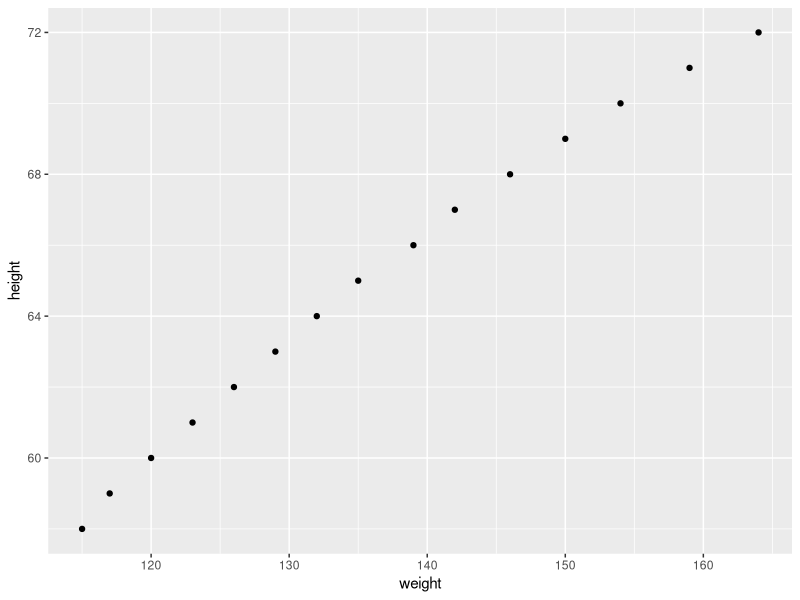
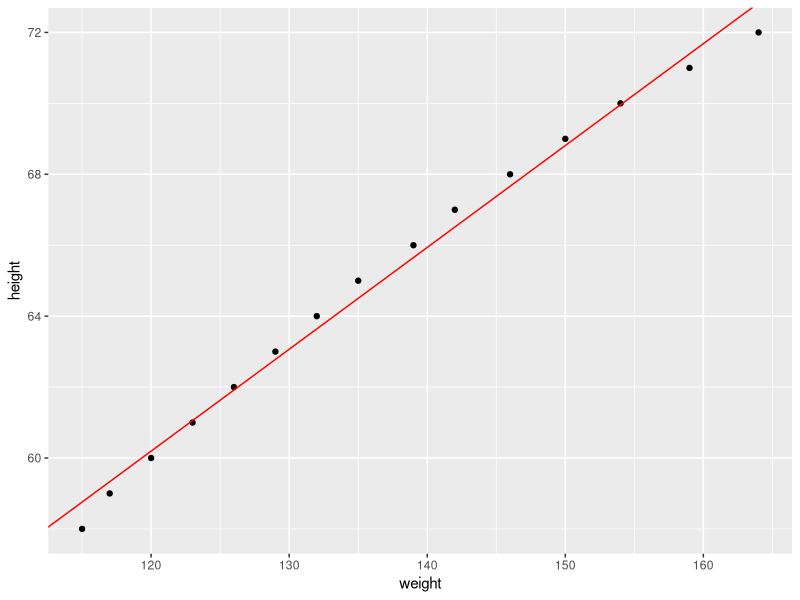
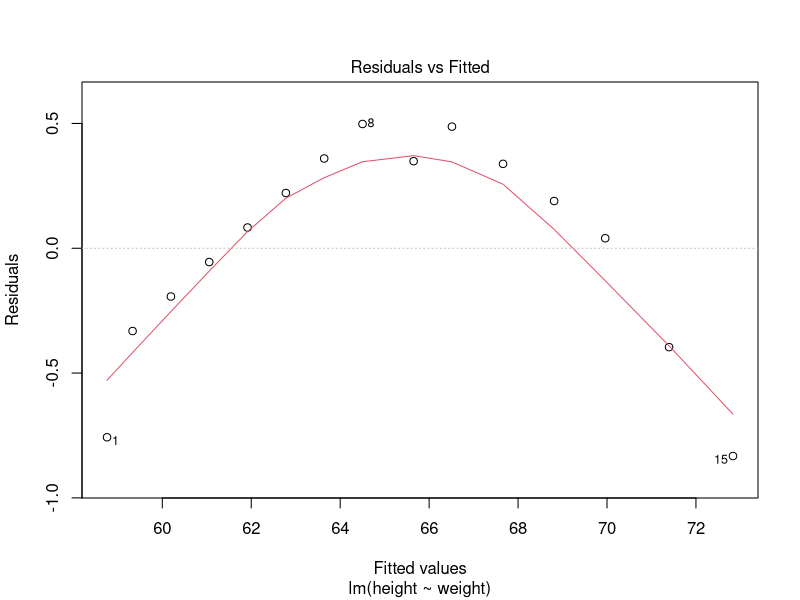
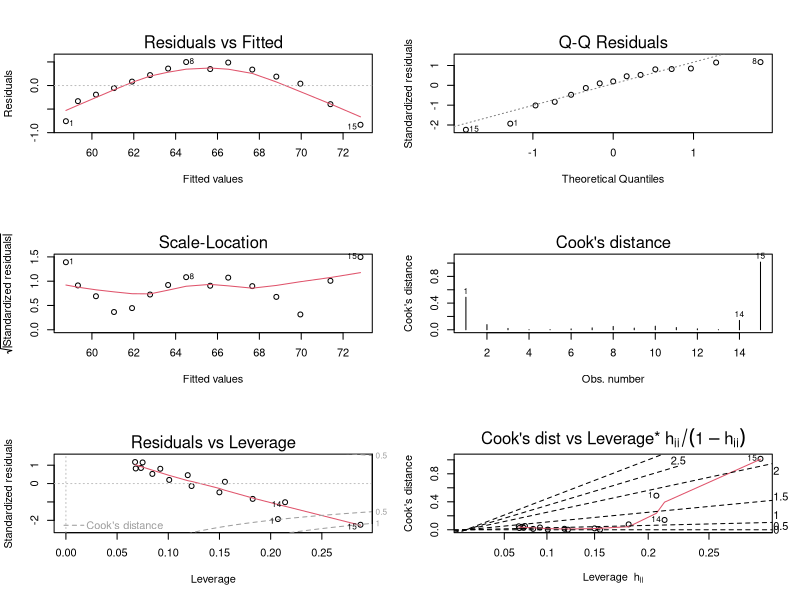
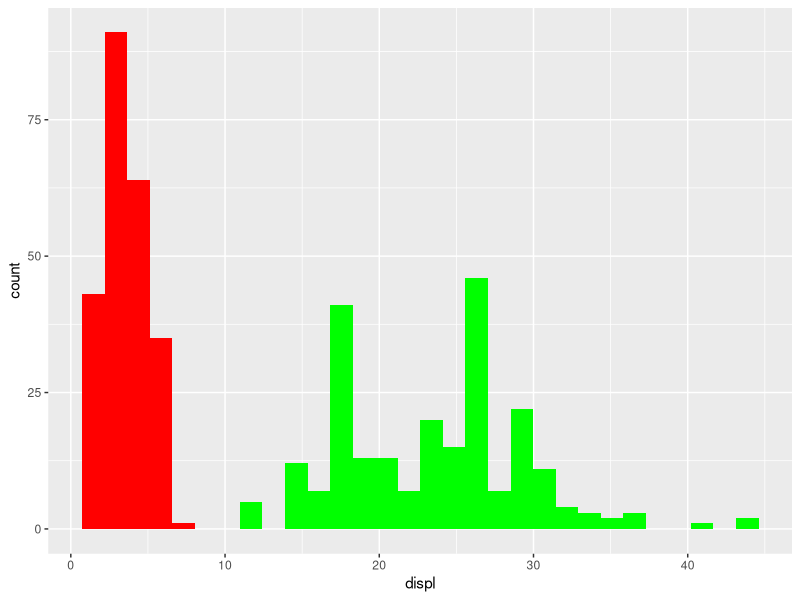
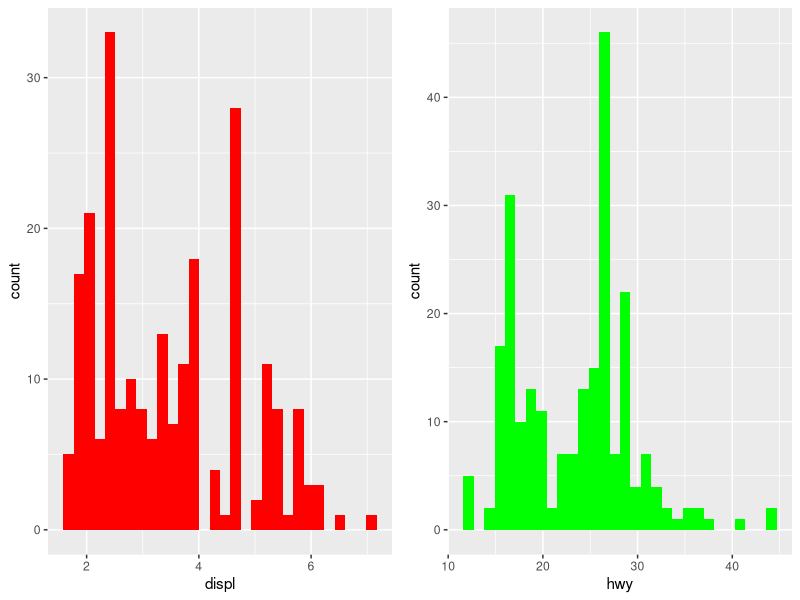
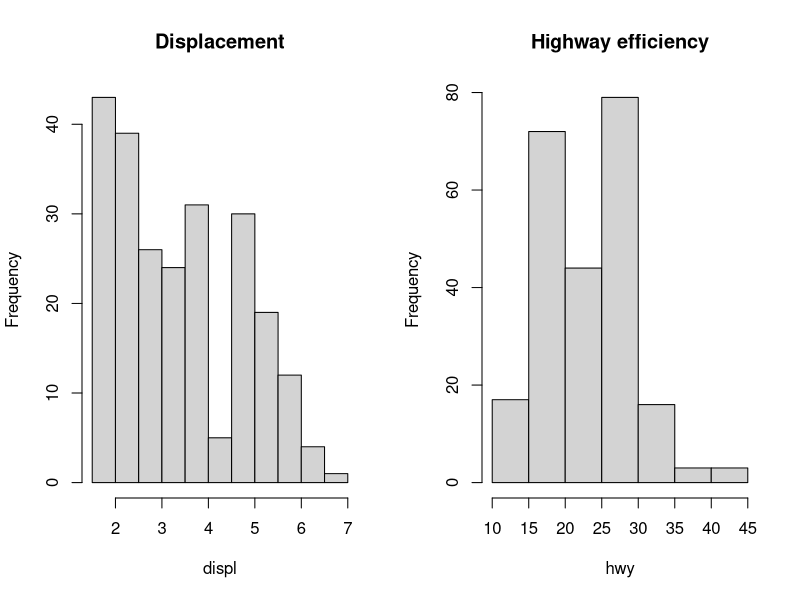
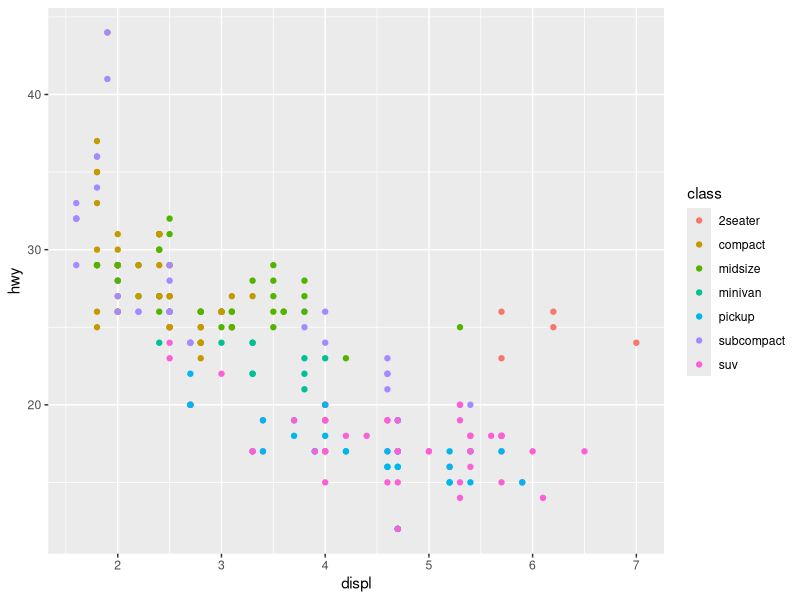

Generate these figures, in order, with R:
# 6th of Nov. Data Prediction with R

library(tidyverse)
library(MASS)
data("women")
str(women)
summary(women)

womenGGPlot = ggplot(data = women, aes(x = weight, y = height))
womenGGPlot + geom_point()

cor.test(women$weight, women$height)
womenModel = lm(data = women, formula = height~weight)

summary(womenModel)
lm(formula = height ~ weight, data = women)

ggplot(data = women, aes(x = weight, y = height)) +
  geom_point() + 
  geom_abline(mapping = aes(slope = womenModel$coefficients[2], intercept = womenModel$coefficients[1]), color = 'red')

plot(womenModel, which = 1)

layout(matrix(1:6, ncol = 2, byrow = TRUE))
plot(womenModel, 1:6)

newWomen = data.frame(weight = c(130, 170))
predict(womenModel, newdata = newWomen)

predict(womenModel, newdata = newWomen, interval = "confidence")
predict(womenModel, newdata = newWomen, interval = "prediction")

shapiro.test(women$weight)
shapiro.test(women$height)

?mpg
View(mpg)
ggplot(data = mpg) + 
  geom_histogram(mapping = aes(x = displ), fill = 'red') +
  geom_histogram(mapping = aes(x = hwy), fill = 'green')

# similar to apply ggplot
install.packages('cowplot')
library(cowplot)
plot1 = ggplot(data = mpg) + geom_histogram(mapping = aes(x = displ), fill = "red")
plot2 = ggplot(data = mpg) + geom_histogram(mapping = aes(x = hwy), fill = "green")
cowplot::plot_grid(plot1, plot2)

par(mfrow = c(1,2)) # set the output window to be 1 row and 2 columns
hist(x = mpg$displ, breaks = 8, main = 'Displacement', xlab = 'displ')
hist(x = mpg$hwy, breaks = 8, main = 'Highway efficiency', xlab = 'hwy')
par(mfrow = c(1,1)) # reset the output window

ggplot(data = mpg, aes(x = displ, y = hwy)) +
  geom_point(mapping = aes(color = class))

cor.test(mpg$hwy, mpg$displ)

hwyDisplModel = lm(data = mpg, formula = hwy~displ)
summary(hwyDisplModel)

ggplot(data = mpg, aes(x = displ, y = hwy)) +
  geom_point(mapping = aes(color = class)) +
  geom_abline(mapping = aes(slope = hwyDisplModel$coefficients[2], intercept = hwyDisplModel$coefficients[1]), color = 'red')
newCarData = data.frame(displ = c(2.2,4,6.3,12))
predict(hwyDisplModel, newdata = newCarData, interval = 'confidence')

hwyPred = hwyDisplModel$fitted.values
mpgSubset = data.frame(displ = mpg$displ, hwy = mpg$hwy, pred = hwyPred)
View(mpgSubset)

ggplot(data = mpgSubset, aes(x = hwy, y = pred)) +
  geom_point(mapping = aes())

data('mtcars')
?mtcars
View(mtcars)
mtModel = lm(data = mtcars, formula = mpg~cyl+disp+hp+drat+wt+qsec+vs+am+gear+carb)
summary(mtModel)             
plot(mtModel, which = 1)

mgpPredictions = data.frame(mpg = mtcars$mpg, pred = mtModel$fitted.values)
plot(mtModel)

ggplot(data = mgpPredictions, aes(x = mpg, y = pred)) +
  geom_point() +
  geom_abline(mapping = aes(slope = 1, intercept = 0), color = 'red')

# apply dimensionality reduction by step

mpgBackward = step(mtModel, direction = 'backward')
summary(mpgBackward)

mpgForward = step(mtModel, direction = 'forward')
summary(mpgForward)
?step
